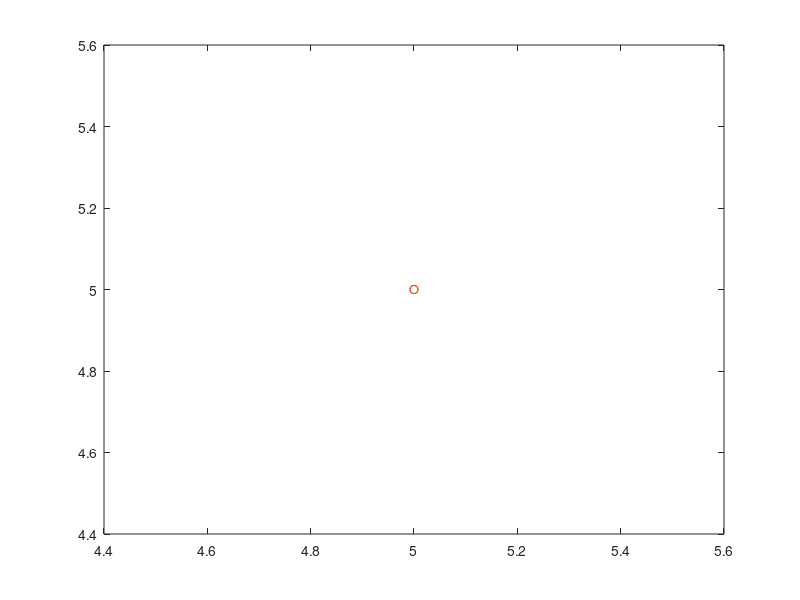

MATLAB code to generate this figure:
% PRACTICAL 6
% Newton Divided Difference Method
% RITIKA GUPTA MSCMAT54

x=input('Enter values of x = ');
y=input('Enter corresponding f(x) = ');
p0=input('Enter point of approximation: ');
n=length(x);
D=zeros(n); %Divided difference table
D(:,1)=y; %First column of DD table set as f(x)

for j=2:n
    for i=n:-1:j
        D(i,j) = (D(i,j-1) - D(i-1,j-1))/(x(i)-x(i-j+1));
    end
end
Divided_Difference_Table = [x D]

P=D(n,n);
for k=n-1:-1:1
    P=conv(P,poly(x(k)));   %poly(a) generates polynomial (x-a)
    m=length(P);
    P(m) = P(m) + D(k,k);
end
disp('Coefficients of the interpolated polynomial are:'); P
%conv(u,v) is convolution of u,v (polynomial multiplication)

fprintf('\nf(x) = ');
for i=1:n
    if i==n
        fprintf('(%.4f )',P(i));
    else
        fprintf('(%.4f x^%d)+',P(i),n-i);   % %.2f prints 2 decimal places
    end
end

%approximating polynomials at a point
fp=polyval(P,p0);
fprintf('\n\nf(%f) = %f\n',p0,fp);

%plotting the interpolated polynomial
X=linspace(x(1),x(n),100);
Y=polyval(P,X);
plot(X,Y,[x;p0],[y;fp],'o') 

    